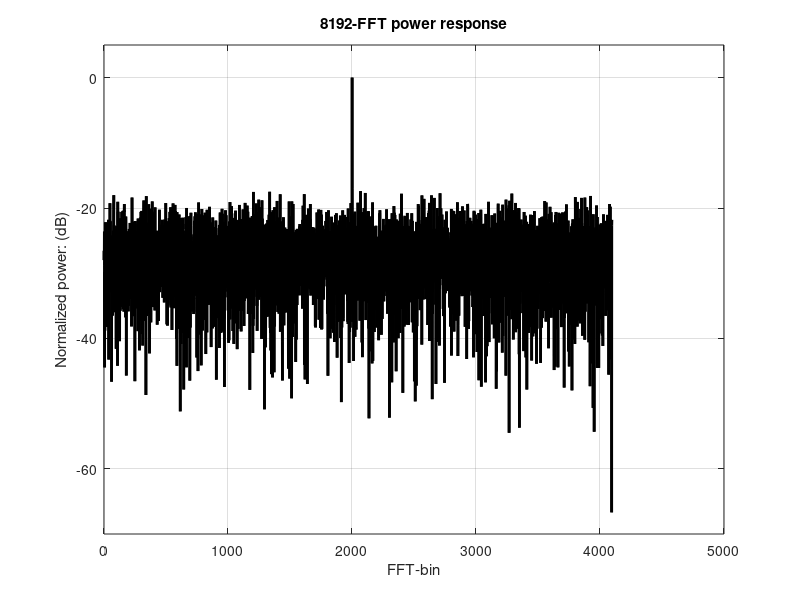
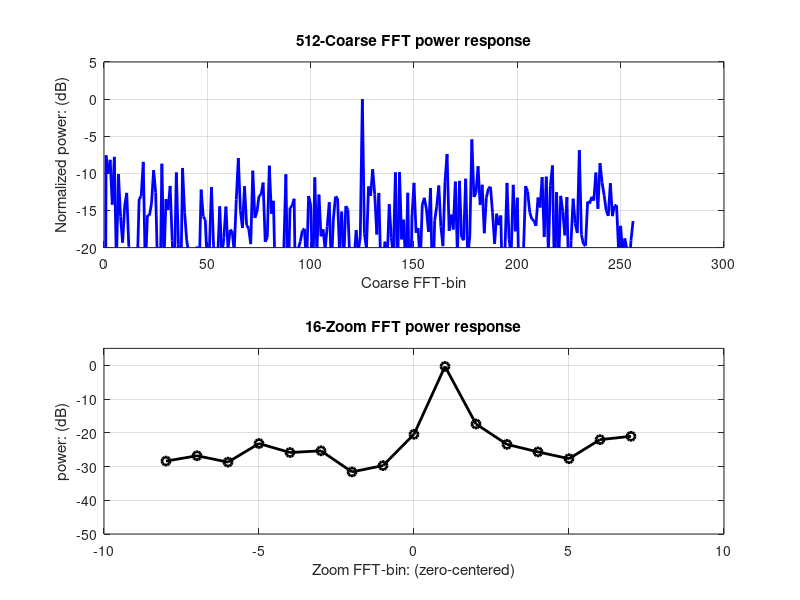

Reproduce these figures in MATLAB, in order. (Note: this script raises an error after producing the figures.)
%%
clear;clc;

M = 512; % PFB Channels
R = 1; % Windows FIR Taps
N = M*R; % Overall N-FFT length

K = 16; % Zoom FFT-length
L = N*K; % length of the signal.
D = M*K; % 

n = 0:L-1; 
k = 0:M/2;

A = 2;
SNR_dB = -10;
SNR_LIN = db2mag(SNR_dB);
disp(['SNR in dB is: ',num2str(SNR_dB)])
disp(['SNR in linearity is: ',num2str(SNR_LIN)])
%

srate = 2000e6; % sampling rate
fv = 488.5e6; % signal frequency (Hz)
% fv = 455.8e6; % signal frequency (Hz)
% fv = 460e6; % signal frequency (Hz)
% fv = 488037109.375;


kvN = N*fv/srate; % frequency bin @ N-FFT
kvN_round = round(kvN);
disp(['N-pnt-FFT-frequency bin: ',num2str(kvN)])
disp(['Integral Npnt-FFT-frequency bin: ',num2str(kvN_round)])
% disp(['PFFT-frequency bin: ',num2str(kvm)])
% sig = A*exp(1i*2*pi*kv/N.*n);
sig = A*cos(2*pi*kvN/N*n); % carrier signal.
noise = (std(sig)/SNR_LIN)*randn(1,L); % zero-mean, SNR_LIN

x = sig + noise;

%%
% Compute M-FFT directly, with L/M frames.

frames_M_FFT = floor(L/M);

XM = fft(reshape(x,[M,frames_M_FFT]))/M;
XM_power = abs(XM).^2;

XM_power_avg = zeros(M,floor(frames_M_FFT/R));
for j = 1:floor(frames_M_FFT/R)
    XM_power_avg(:,j) = mean(XM_power(:,(j-1)*R+1:j*R),2);
end

idv_peak_XM = find(XM_power_avg(1:M/2+1)==max(XM_power_avg(1:M/2+1)));
kv_peak_XM = idv_peak_XM - 1;  % signal frequency-bin

XM_kvs = XM(idv_peak_XM,1:K); % select the signal channel.
Q = fft(XM_kvs)/K;
Q_power = abs(Q).^2;

idq_peak = find(Q_power==max(Q_power)); 
kq_peak = idq_peak - 1; 
if kq_peak > K/2
    kq_peak = kq_peak - K;
end

fr_M_FFT = (srate/M*(kv_peak_XM) + srate/M/K*kq_peak)/1e6;

%%
% Compute D=M*K FFT directly, with L/D frames;

frames_D_FFT = floor(L/D);
XD = fft(reshape(x,[D,frames_D_FFT]))/D;
XD_power = abs(XD).^2;
XD_power_avg = mean(XD_power,2);

idv_peak_XD = find(XD_power_avg(1:D/2+1)==max(XD_power_avg(1:D/2+1)));
kv_peak_XD = idv_peak_XD - 1;  % signal frequency-bin

fr_D_FFT = srate/D * kv_peak_XD/1e6;
disp(['The recovered signal-frequency via M-FFT: ',num2str(fr_M_FFT),' MHz'])
disp(['The recovered signal-frequency via D-FFT: ',num2str(fr_D_FFT),' MHz'])
%%
figure(1),clf
plot(0:D/2, pow2db(XD_power_avg(1:D/2+1)./max(XD_power_avg)),'k-','linew',2)
title([num2str(D),'-FFT power response'])
xlabel('FFT-bin')
ylabel('Normalized power: (dB)')
set(gca,'ylim',[-70 5])
grid on
%%
figure(2),clf
subplot(211)
plot(k,pow2db(XM_power_avg(1:M/2+1,1)./max(XM_power_avg(:,1))),'b-','linew',2)
title([num2str(M),'-Coarse FFT power response'])
xlabel('Coarse FFT-bin')
ylabel('Normalized power: (dB)')
grid on
set(gca,'ylim',[-20 5])
subplot(212)
plot(-K/2:K/2-1,fftshift(pow2db(Q_power)),'ko-','linew',2)
title([num2str(K),'-Zoom FFT power response'])
xlabel('Zoom FFT-bin: (zero-centered)')
ylabel('power: (dB)')
set(gca,'ylim',[-50 5])
grid on
% plot(k,X_power(1:M/2+1),'k-','linew',2)
%%
DPO = mod(kvN_round,R); % downsampled-phase-offset
os_ratio_str = '1';
os_ratio = str2num(os_ratio_str); % the oversampled ratio. os_ratio>1 means that outputs from PFFT's bins refresh faster.
slide_len = N/os_ratio; % when being loaded,the start position in orig.sequence increase by slide_len
frames_PFFT = floor((L-N)/slide_len)+1; % deducted from geometric relation

disp(['Downsampled-phase-offset(DPO): ',num2str(DPO)])
disp(['M-PFFT frames: ' num2str(frames_PFFT)])

rect_win = (rectwin(N))';
ham_win = (hamming(N))'; % hamming window function
sinc_win = fir1(N-1,1/M,rectwin(N)); % sinc window function
sinc_win_norm = sinc_win./max(sinc_win); % nomralized sinc window function
sys_win = sinc_win_norm.*ham_win; % composed system window function

Yp_frames = zeros(M,frames_PFFT);

for cnt = 1:frames_PFFT
    % for every sliding, compute the current head and tail of the
    % ready-to-pfft sequence.
    head_ptr = 1+(cnt-1)*slide_len;
    tail_ptr = 1+(cnt-1)*slide_len + N-1;
    
    x_reg = x(head_ptr:tail_ptr); % load the ready-to-pfft sequence in register.
%     Yp_frames(:,cnt) = pfft(x_reg,rect_win,M,R);
    Yp_frames(:,cnt) = pfft_n(x_reg,rect_win,M,R,DPO);
%     Yp_frames(:,cnt) = pfft_n(x_reg,sys_win,M,R,DPO);

end

%


Yp_power_avg = mean(abs(Yp_frames).^2,2);

% search for the signal frequency-bin M-index.
idv_peak = find(Yp_power_avg(1:M/2+1)==max(Yp_power_avg(1:M/2+1))); 
kv_peak = idv_peak - 1;  % signal frequency-bin



Yp_kvs = Yp_frames(idv_peak,1:K); % select the signal channel.

Z = fft(Yp_kvs)/K;
Z_power = abs(Z).^2;

% find 2nd-FFT's peak frequency.
idz_peak = find(Z_power==max(Z_power)); 
kz_peak = idz_peak - 1; 
if kz_peak > K/2
    kz_peak = kz_peak - K;
end

disp(['Peak PFFT-frequency bin: ',num2str(kv_peak)])
disp(['Peak 2nd-FFT frequency bin: ',num2str(kz_peak)])
fr = (srate/M*(kv_peak) + srate/N*DPO + srate/M/K*kz_peak)/1e6;
disp(['The original signal-frequency: ',num2str(fv/1e6),' MHz'])
disp(['The recovered signal-frequency via PFFT: ',num2str(fr),' MHz'])
disp(['The recovered signal-frequency via M-FFT: ',num2str(fr_M_FFT),' MHz'])
disp(['The recovered signal-frequency via D-FFT: ',num2str(fr_D_FFT),' MHz'])
%%
kz = -K/2:K/2-1;
figure(3),clf
subplot(211)
plot(k,pow2db(Yp_power_avg(1:M/2+1)./max(Yp_power_avg(1:M/2+1))),'b-','linew',2)
grid on
ylabel('Power (dB)')
set(gca,'ylim',[-20 0])
subplot(212)
plot(kz,fftshift(pow2db(Z_power./max(Z_power))),'ko-','linew',2)
grid on
ylabel('Power (dB)')

%%

